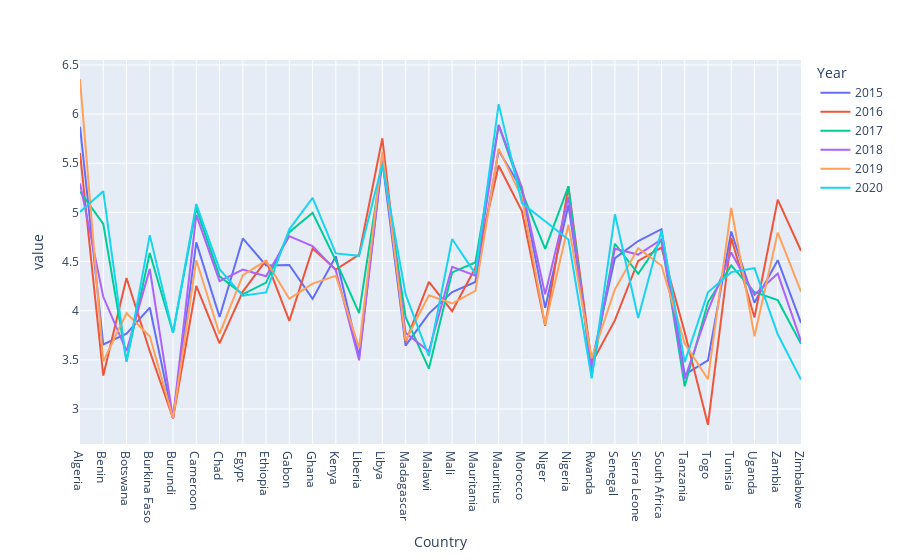

Notebook source saved alongside this figure:
### Code cell
# africa_p.plot(figsize=(21,7))
px.line(africa_p)

### Figure 1 — Plotly figure (JSON) as saved in the notebook; plotly's stock layout.template omitted (floating-point values rounded to 4 significant figures)
{"data": [{"hovertemplate": "Year=2015<br>Country=%{x}<br>value=%{y}<extra></extra>", "legendgroup": "2015", "line": {"color": "#636efa", "dash": "solid"}, "marker": {"symbol": "circle"}, "mode": "lines", "name": "2015", "orientation": "v", "showlegend": true, "type": "scatter", "x": ["Algeria", "Benin", "Botswana", "Burkina Faso", "Burundi", "Cameroon", "Chad", "Egypt", "Ethiopia", "Gabon", "Ghana", "Kenya", "Liberia", "Libya", "Madagascar", "Malawi", "Mali", "Mauritania", "Mauritius", "Morocco", "Niger", "Nigeria", "Rwanda", "Senegal", "Sierra Leone", "South Africa", "Tanzania", "Togo", "Tunisia", "Uganda", "Zambia", "Zimbabwe"], "xaxis": "x", "y": [5.872, 3.657, 3.766, 4.032, 2.905, 4.695, 3.936, 4.735, 4.46, 4.465, 4.12, 4.553, 3.533, 5.525, 3.644, 3.97, 4.19, 4.292, 5.629, 5.235, 4.028, 5.074, 3.471, 4.535, 4.709, 4.829, 3.349, 3.495, 4.805, 4.081, 4.514, 3.875], "yaxis": "y"}, {"hovertemplate": "Year=2016<br>Country=%{x}<br>value=%{y}<extra></extra>", "legendgroup": "2016", "line": {"color": "#EF553B", "dash": "solid"}, "marker": {"symbol": "circle"}, "mode": "lines", "name": "2016", "orientation": "v", "showlegend": true, "type": "scatter", "x": ["Algeria", "Benin", "Botswana", "Burkina Faso", "Burundi", "Cameroon", "Chad", "Egypt", "Ethiopia", "Gabon", "Ghana", "Kenya", "Liberia", "Libya", "Madagascar", "Malawi", "Mali", "Mauritania", "Mauritius", "Morocco", "Niger", "Nigeria", "Rwanda", "Senegal", "Sierra Leone", "South Africa", "Tanzania", "Togo", "Tunisia", "Uganda", "Zambia", "Zimbabwe"], "xaxis": "x", "y": [5.605, 3.34, 4.332, 3.587, 2.905, 4.252, 3.667, 4.194, 4.512, 3.896, 4.633, 4.419, 4.571, 5.754, 3.681, 4.292, 3.995, 4.436, 5.477, 5.013, 3.845, 5.268, 3.465, 3.904, 4.507, 4.642, 3.781, 2.839, 4.739, 3.931, 5.129, 4.61], "yaxis": "y"}, {"hovertemplate": "Year=2017<br>Country=%{x}<br>value=%{y}<extra></extra>", "legendgroup": "2017", "line": {"color": "#00cc96", "dash": "solid"}, "marker": {"symbol": "circle"}, "mode": "lines", "name": "2017", "orientation": "v", "showlegend": true, "type": "scatter", "x": ["Algeria", "Benin", "Botswana", "Burkina Faso", "Burundi", "Cameroon", "Chad", "Egypt", "Ethiopia", "Gabon", "Ghana", "Kenya", "Liberia", "Libya", "Madagascar", "Malawi", "Mali", "Mauritania", "Mauritius", "Morocco", "Niger", "Nigeria", "Rwanda", "Senegal", "Sierra Leone", "South Africa", "Tanzania", "Togo", "Tunisia", "Uganda", "Zambia", "Zimbabwe"], "xaxis": "x", "y": [5.211, 4.883, 3.488, 4.587, 3.775, 5.044, 4.35, 4.166, 4.286, 4.799, 4.996, 4.509, 3.975, 5.525, 3.933, 3.41, 4.39, 4.49, 5.888, 5.208, 4.628, 5.265, 3.334, 4.681, 4.374, 4.722, 3.231, 4.085, 4.461, 4.189, 4.107, 3.663], "yaxis": "y"}, {"hovertemplate": "Year=2018<br>Country=%{x}<br>value=%{y}<extra></extra>", "legendgroup": "2018", "line": {"color": "#ab63fa", "dash": "solid"}, "marker": {"symbol": "circle"}, "mode": "lines", "name": "2018", "orientation": "v", "showlegend": true, "type": "scatter", "x": ["Algeria", "Benin", "Botswana", "Burkina Faso", "Burundi", "Cameroon", "Chad", "Egypt", "Ethiopia", "Gabon", "Ghana", "Kenya", "Liberia", "Libya", "Madagascar", "Malawi", "Mali", "Mauritania", "Mauritius", "Morocco", "Niger", "Nigeria", "Rwanda", "Senegal", "Sierra Leone", "South Africa", "Tanzania", "Togo", "Tunisia", "Uganda", "Zambia", "Zimbabwe"], "xaxis": "x", "y": [5.295, 4.141, 3.59, 4.424, 2.905, 4.975, 4.301, 4.419, 4.35, 4.758, 4.657, 4.41, 3.495, 5.566, 3.774, 3.587, 4.447, 4.356, 5.891, 5.254, 4.166, 5.155, 3.408, 4.631, 4.571, 4.724, 3.303, 3.999, 4.592, 4.161, 4.377, 3.692], "yaxis": "y"}, {"hovertemplate": "Year=2019<br>Country=%{x}<br>value=%{y}<extra></extra>", "legendgroup": "2019", "line": {"color": "#FFA15A", "dash": "solid"}, "marker": {"symbol": "circle"}, "mode": "lines", "name": "2019", "orientation": "v", "showlegend": true, "type": "scatter", "x": ["Algeria", "Benin", "Botswana", "Burkina Faso", "Burundi", "Cameroon", "Chad", "Egypt", "Ethiopia", "Gabon", "Ghana", "Kenya", "Liberia", "Libya", "Madagascar", "Malawi", "Mali", "Mauritania", "Mauritius", "Morocco", "Niger", "Nigeria", "Rwanda", "Senegal", "Sierra Leone", "South Africa", "Tanzania", "Togo", "Tunisia", "Uganda", "Zambia", "Zimbabwe"], "xaxis": "x", "y": [6.355, 3.484, 3.974, 3.739, 2.905, 4.513, 3.763, 4.362, 4.508, 4.121, 4.276, 4.356, 3.622, 5.615, 3.695, 4.156, 4.073, 4.201, 5.648, 5.151, 3.856, 4.875, 3.515, 4.219, 4.635, 4.459, 3.666, 3.303, 5.045, 3.739, 4.795, 4.193], "yaxis": "y"}, {"hovertemplate": "Year=2020<br>Country=%{x}<br>value=%{y}<extra></extra>", "legendgroup": "2020", "line": {"color": "#19d3f3", "dash": "solid"}, "marker": {"symbol": "circle"}, "mode": "lines", "name": "2020", "orientation": "v", "showlegend": true, "type": "scatter", "x": ["Algeria", "Benin", "Botswana", "Burkina Faso", "Burundi", "Cameroon", "Chad", "Egypt", "Ethiopia", "Gabon", "Ghana", "Kenya", "Liberia", "Libya", "Madagascar", "Malawi", "Mali", "Mauritania", "Mauritius", "Morocco", "Niger", "Nigeria", "Rwanda", "Senegal", "Sierra Leone", "South Africa", "Tanzania", "Togo", "Tunisia", "Uganda", "Zambia", "Zimbabwe"], "xaxis": "x", "y": [5.005, 5.216, 3.479, 4.769, 3.775, 5.085, 4.423, 4.151, 4.186, 4.829, 5.148, 4.583, 4.558, 5.489, 4.166, 3.538, 4.729, 4.375, 6.101, 5.095, 4.91, 4.724, 3.312, 4.981, 3.926, 4.814, 3.476, 4.187, 4.392, 4.432, 3.759, 3.299], "yaxis": "y"}], "layout": {"legend": {"title": {"text": "Year"}, "tracegroupgap": 0}, "margin": {"t": 60}, "xaxis": {"anchor": "y", "domain": [0, 1], "title": {"text": "Country"}}, "yaxis": {"anchor": "x", "domain": [0, 1], "title": {"text": "value"}}}}
